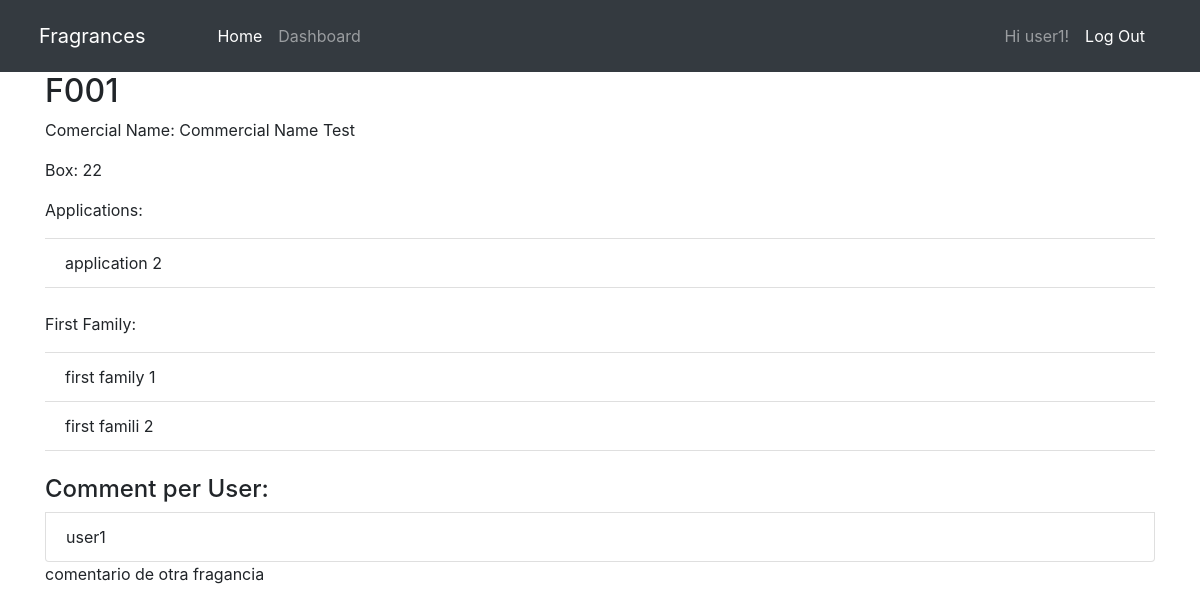
/fragrance/1 (signed in), run on an earlier commit of the app's database.
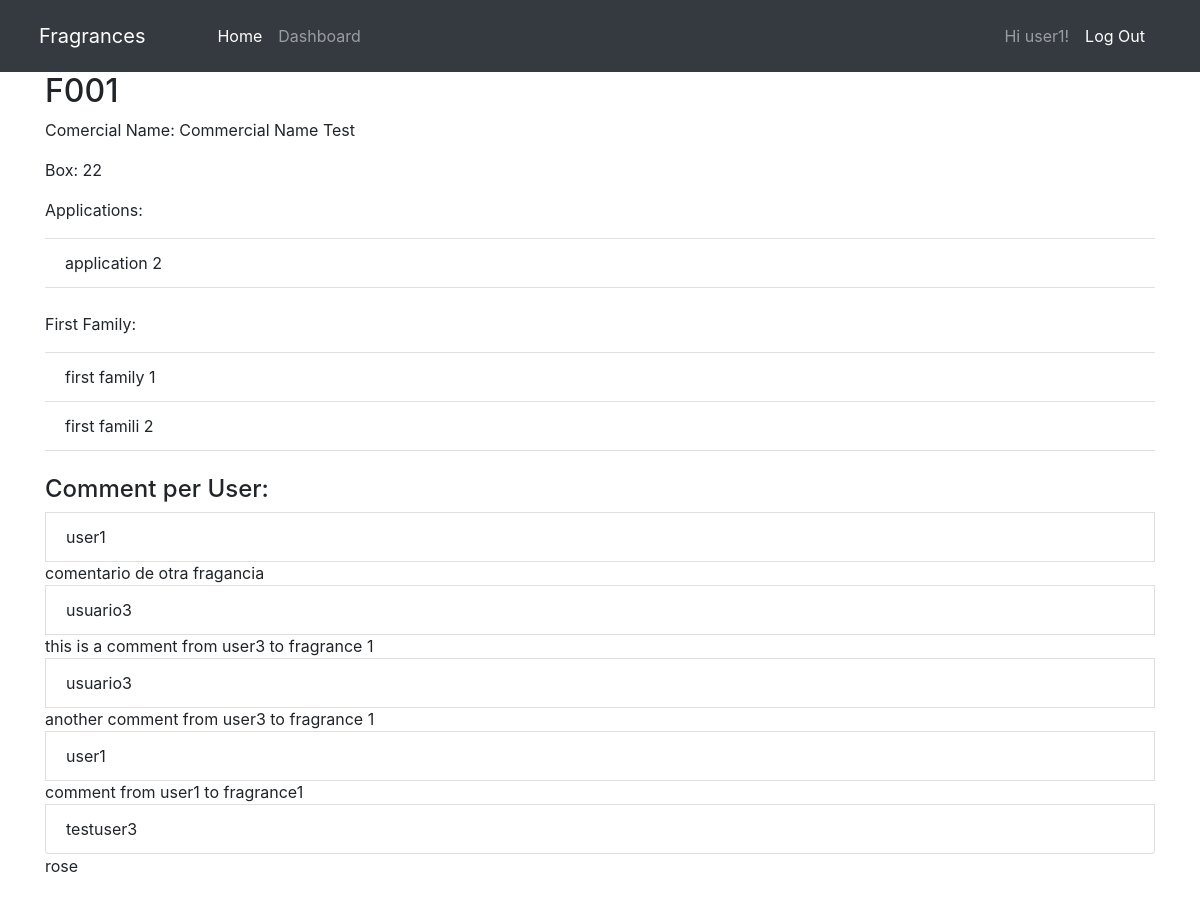
And on a later commit of the database.
### fragrances/models.py (models this page shows, shortened)
class CustomUser(AbstractUser):
    age = models.PositiveIntegerField(null=True, blank=True, verbose_name="edad")

class FragrancesModel(models.Model):
    fragrance_code = models.CharField(unique=True, max_length=20, verbose_name="fragrance code")
    essential_club = models.BooleanField(verbose_name="essential club", default=False, null=False)
    vigente = models.BooleanField(verbose_name="vigente")
    application = models.ManyToManyField(ApplicationModel, verbose_name="application")  # Relation Many to Many (it is like a TAG)
    commercial_name = models.CharField(max_length=20, verbose_name="commercial name")
    box = models.IntegerField(verbose_name="box")
    cost_kilo_us = models.FloatField(verbose_name="cost kilo")
    selling_price_aud = models.FloatField(verbose_name="selling price")
    first_family = models.ManyToManyField(FirstFamilyModel, verbose_name="first family")  # Relation Many to Many (it is like a TAG)
    second_family = models.ManyToManyField(SecondFamilyModel, verbose_name="second family")  # Relation Many to Many (it is like a TAG)
    third_family = models.ManyToManyField(ThirdFamilyModel, verbose_name="third family")  # Relation Many to Many (it is like a TAG)
    market_type = models.ManyToManyField(MarketTypeModel, verbose_name="market type")  # Relation Many to Many (it is like a TAG)
    nota_salida = models.ManyToManyField(NotaSalidaModel, verbose_name="nota salida")  # Relation Many to Many (it is like a TAG)
    nota_cuerpo = models.ManyToManyField(NotaCuerpoModel, verbose_name="nota cuerpo")  # Relation Many to Many (it is like a TAG)
    nota_fondo = models.ManyToManyField(NotaFondoModel, verbose_name="nota fondo")  # Relation Many to Many (it is like a TAG)
    expiry_date = models.DateField(verbose_name="expiry date")
    sample_size = models.FloatField(verbose_name="sample size")
    technology = models.ManyToManyField(TechnologyModel, verbose_name="technology")  # Relation Many to Many (it is like a TAG)
    collection_prom = models.ManyToManyField(CollectionModel, verbose_name="collection")  # Relation Many to Many (it is like a TAG)
    shortlisted = models.BooleanField(verbose_name="shortlisted")
    won_selling = models.BooleanField(verbose_name="won selling")
    natural_extracts = models.ManyToManyField(NaturalExtractsModel, verbose_name="natural extracts")  # Relation Many to Many (it is like a TAG)
    allergen = models.FloatField(verbose_name="allergen")
    natural_percentage = models.BooleanField(verbose_name="natural percentage")
    natural_derived = models.BooleanField(verbose_name="natural derived")
    ecocert = models.BooleanField(verbose_name="ecocert")
    bio_degradable = models.BooleanField(verbose_name="bio degradable")
    dangerous_good = models.BooleanField(verbose_name="dangerous good")
    ai = models.BooleanField(verbose_name="ai")

class ApplicationModel(models.Model):
    application_name = models.CharField(max_length=20)
    def __str__(self):
        return self.application_name

class FirstFamilyModel(models.Model):
    first_family = models.CharField(max_length=20)
    def __str__(self):
        return self.first_family

class CommentsModel(models.Model):
    author = models.ForeignKey(get_user_model(), on_delete=models.SET_NULL, null=True, verbose_name="author")
    fragrance = models.ForeignKey(FragrancesModel, on_delete=models.SET_NULL, null=True)
    comment = models.CharField(max_length=90, verbose_name="comment")
    def __str__(self):
        return str(self.author)

### fragrances/views.py (the view)
# urls.py: path('fragrance/<int:pk>', FragrancesDetailView.as_view(), name='fragrance_detail'),
class FragrancesDetailView(LoginRequiredMixin,DetailView):
    model = FragrancesModel
    context_object_name = 'fragrance_detail'
    template_name = 'fragrances-detail.html'

### fragrances/templates/fragrances-detail.html
{% extends 'base.html' %}
{% block content %}
    <div class="container">
        <h2>{{ fragrance_detail.fragrance_code }}</h2>
        <p>Comercial Name: {{ fragrance_detail.commercial_name }}</p>
        <p>Box: {{ fragrance_detail.box }}</p>
        <p>Applications: </p>
        <ul class="list-group list-group-flush">
            {% for i in fragrance_detail.application.all %}
                <li class="list-group-item">{{ i }} </li>
            {% endfor %}
        </ul>
        <br>
        <p>First Family:</p>
        <ul class="list-group list-group-flush">
            {% for i in fragrance_detail.first_family.all %}
                <li class="list-group-item">{{ i }} </li>
            {% endfor %}
        </ul>
        <br>
       <h4>Comment per User:</h4>
            {% for user in fragrance_detail.commentsmodel_set.all %}
              <li class="list-group-item">{{ user }} </li>
                {{ user.comment }}
             {% endfor %}
    </div>
    <br>
{% endblock %}

### fragrances/templates/base.html (shortened to what this page needs)
<html>
<head>
    <link rel="stylesheet" href="https://maxcdn.bootstrapcdn.com/bootstrap/4.0.0/css/bootstrap.min.css"
>
    <link rel="stylesheet" type="text/css"
          href="https://cdn.datatables.net/v/bs4/jszip-2.5.0/dt-1.10.23/b-1.6.5/b-colvis-1.6.5/b-html5-1.6.5/datatables.min.css"/>
</head>
<body>
{% include 'navbar.html' %}
{% block content %}
{% endblock content %}
</body>
</html>

### fragrances/templates/navbar.html (shortened to what this page needs)
<nav class="navbar navbar-dark bg-dark navbar-expand-lg navbar-light bg-light px-4">
    <div class="container-fluid">
        <a class="navbar-brand" href="#">Fragrances</a>
        <div class="collapse navbar-collapse" id="navbarSupportedContent">
            <ul class="navbar-nav mr-auto mb-2 mb-lg-0 px-5 ">
                <li class="nav-item">
                    <a class="nav-link active" aria-current="page" href="{% url 'home' %}">Home</a>
                </li>
                {% if user.is_authenticated %}
                    <li class="nav-item">
                        <a class="nav-link" href="{% url 'dashboard' %}">Dashboard</a>
                    </li>
                {% endif %}
            </ul>
            {% if user.is_authenticated %}
                <span class="navbar-text me-auto ">
                    Hi {{ user.username }}!
                </span>
                <span class="navbar-text">
                    <p class="nav-link mb-2 mb-lg-0"><a href="{% url 'logout' %}">Log Out</a></p>
                </span>
            {% endif %}
        </div>
    </div>
</nav>

What changed in the data, as far as the page shows it:
added CommentsModel: author.username "usuario3", comment "this is a comment from user3 to fragrance 1"
added CommentsModel: author.username "usuario3", comment "another comment from user3 to fragrance 1"
added CommentsModel: author.username "user1", comment "comment from user1 to fragrance1"
added CommentsModel: author.username "testuser3", comment "rose"
